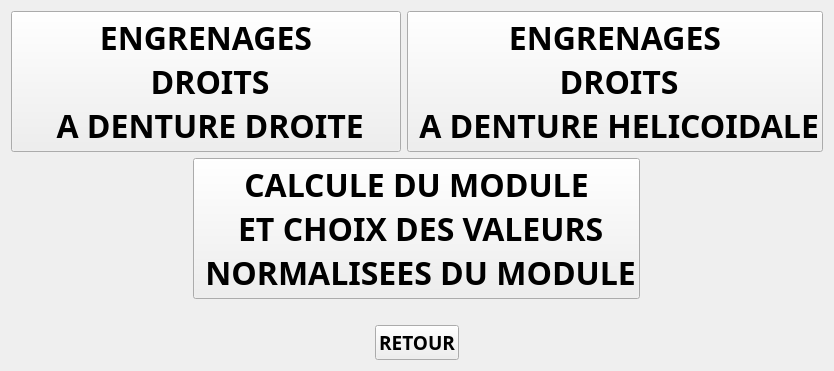
<?xml version="1.0" encoding="UTF-8"?>
<ui version="4.0">
 <class>fenetre_case1</class>
 <widget class="QWidget" name="fenetre_case1">
  <property name="geometry">
   <rect>
    <x>0</x>
    <y>0</y>
    <width>722</width>
    <height>297</height>
   </rect>
  </property>
  <property name="windowTitle">
   <string>fenetre_de_la_case1</string>
  </property>
  <layout class="QGridLayout" name="gridLayout">
   <item row="0" column="0">
    <layout class="QVBoxLayout" name="verticalLayout">
     <item>
      <layout class="QHBoxLayout" name="horizontalLayout">
       <item>
        <widget class="QPushButton" name="bouton_case11">
         <property name="font">
          <font>
           <family>Arial Black</family>
           <pointsize>24</pointsize>
           <weight>75</weight>
           <bold>true</bold>
          </font>
         </property>
         <property name="text">
          <string>ENGRENAGES
 DROITS
     A DENTURE DROITE    </string>
         </property>
        </widget>
       </item>
       <item>
        <widget class="QPushButton" name="bouton_case12">
         <property name="font">
          <font>
           <family>Arial Black</family>
           <pointsize>24</pointsize>
           <weight>75</weight>
           <bold>true</bold>
          </font>
         </property>
         <property name="text">
          <string>ENGRENAGES
 DROITS
 A DENTURE HELICOIDALE</string>
         </property>
        </widget>
       </item>
      </layout>
     </item>
     <item alignment="Qt::AlignHCenter">
      <widget class="QPushButton" name="bouton_case13">
       <property name="font">
        <font>
         <family>Arial Black</family>
         <pointsize>24</pointsize>
         <weight>75</weight>
         <bold>true</bold>
        </font>
       </property>
       <property name="text">
        <string>CALCULE DU MODULE
 ET CHOIX DES VALEURS
 NORMALISEES DU MODULE</string>
       </property>
      </widget>
     </item>
     <item>
      <spacer name="horizontalSpacer">
       <property name="orientation">
        <enum>Qt::Horizontal</enum>
       </property>
       <property name="sizeHint" stdset="0">
        <size>
         <width>40</width>
         <height>20</height>
        </size>
       </property>
      </spacer>
     </item>
     <item alignment="Qt::AlignHCenter">
      <widget class="QPushButton" name="bouton_retour_ch12">
       <property name="font">
        <font>
         <family>Arial Black</family>
         <pointsize>14</pointsize>
         <weight>75</weight>
         <bold>true</bold>
        </font>
       </property>
       <property name="text">
        <string>RETOUR</string>
       </property>
      </widget>
     </item>
    </layout>
   </item>
  </layout>
 </widget>
 <resources/>
 <connections/>
</ui>
